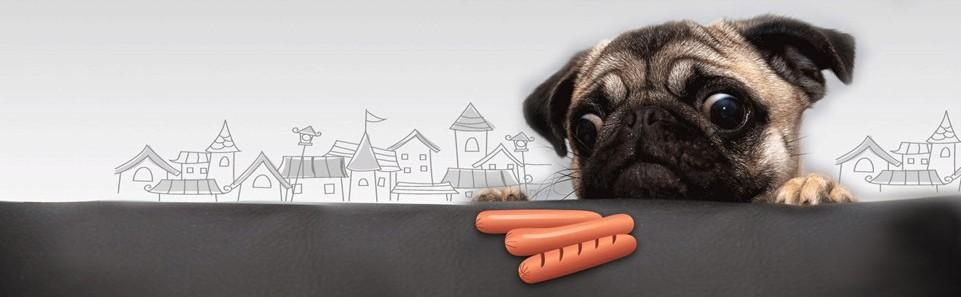
//> input picture Source1_1.bmp, 961 x 297 px
$ ./test3 ../Source1_1.bmp   (built with g++ and OpenCV 4)
//> lines starting //> are read from the running program, lines starting //| are printed output that depends on the picture
#include <opencv2/opencv.hpp>
#include <stdlib.h>
#include <stdio.h>
#include <iostream>
using namespace cv;
using namespace std;
Mat src, src_gray;
Mat dst, detected_edges;
int edgeThresh = 1;
int lowThreshold;
int const max_lowThreshold = 200;
int ratio = 3;
int kernel_size = 3;
const char *window_name = "Edge Map";
static void CannyThreshold(int, void *)
{

    Canny(src_gray, detected_edges, lowThreshold, lowThreshold * ratio, kernel_size);
    dst = Scalar::all(0);
    src.copyTo(dst, detected_edges);
    imshow(window_name, dst);
}
int main(int, char **argv)
{

    src = imread(argv[1], CV_LOAD_IMAGE_COLOR);
//> src is the input picture: 297 rows x 961 cols, CV_8UC3; mean B, G, R 148.7, 150.5, 156.5
    if (!src.data)
    {
        return -1;
    }
    dst.create(src.size(), src.type());
    cvtColor(src, src_gray, CV_BGR2GRAY);
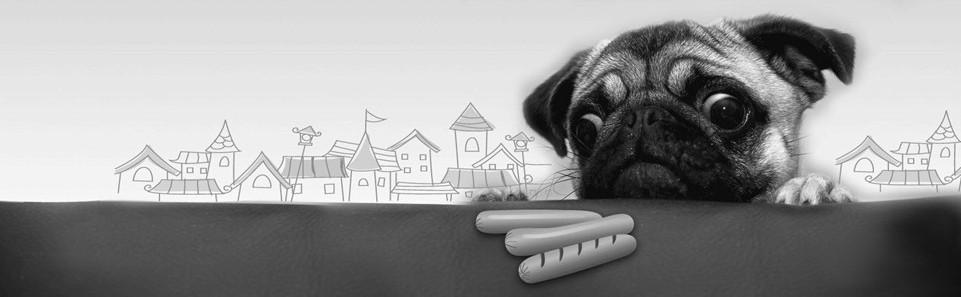
//> src_gray: 297 rows x 961 cols, CV_8UC1; min 1, max 255, mean 152
    namedWindow(window_name, CV_WINDOW_AUTOSIZE);
    createTrackbar("Min Threshold:", window_name, &lowThreshold, max_lowThreshold, CannyThreshold);
    CannyThreshold(0, 0);
//> in CannyThreshold, `Canny(src_gray, detected_edges, lowThreshold, lowThreshold * ratio, ke..`:
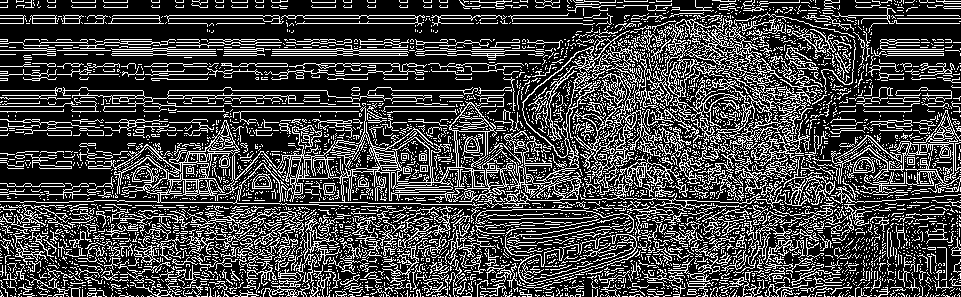
//> detected_edges: 297 rows x 961 cols, CV_8UC1; 26.3% white in thin lines or dots
//> in CannyThreshold, `src.copyTo(dst, detected_edges);`:
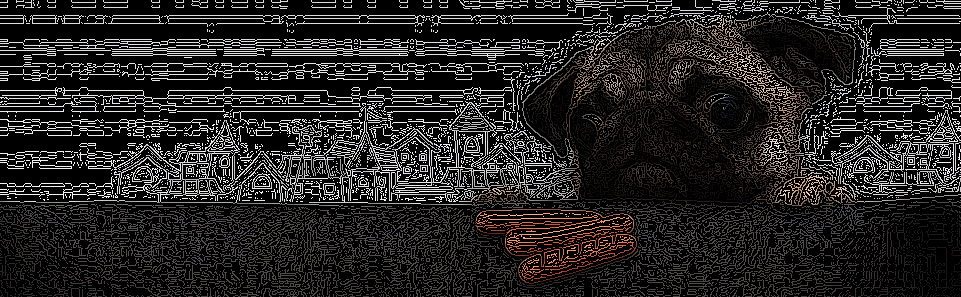
//> dst: 297 rows x 961 cols, CV_8UC3; mean B, G, R 35.8, 36.4, 38.3
    waitKey(0);
    return 0;
}

$ run again, on Source1_3.bmp
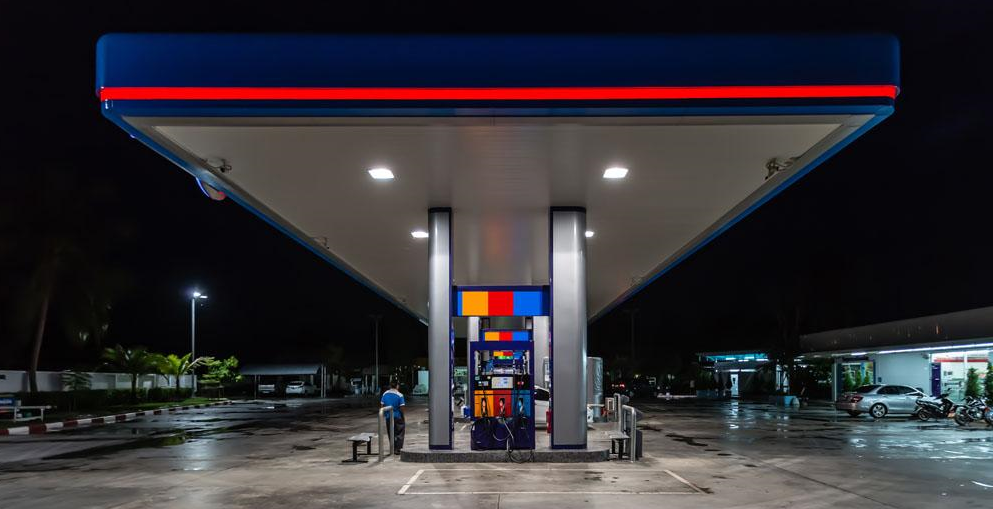
//> input picture Source1_3.bmp, 993 x 509 px
//> src is the input picture: 509 rows x 993 cols, CV_8UC3; mean B, G, R 52.4, 47.2, 50.4
//> in CannyThreshold, `Canny(src_gray, detected_edges, lowThreshold, lowThreshold * ratio, ke..`:
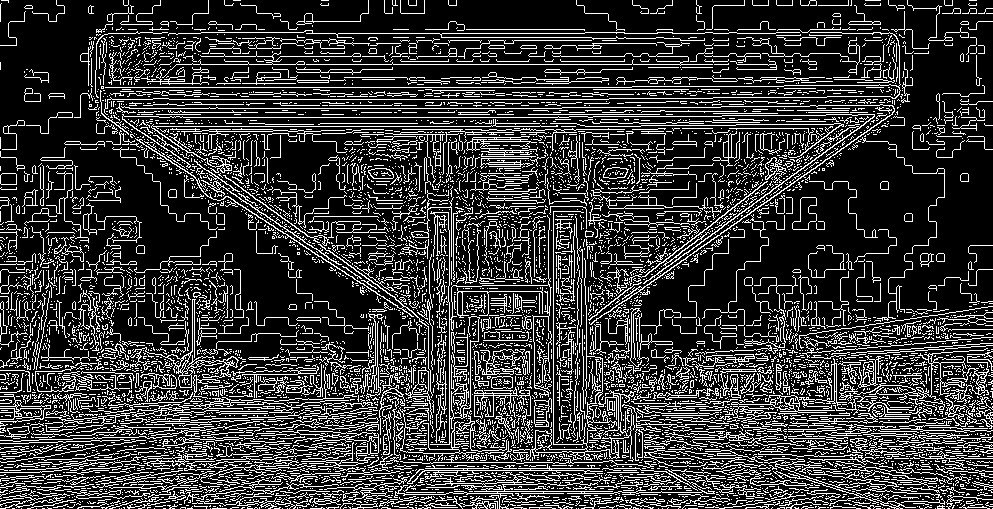
//> detected_edges: 509 rows x 993 cols, CV_8UC1; 21.7% white in thin lines or dots
//> in CannyThreshold, `src.copyTo(dst, detected_edges);`:
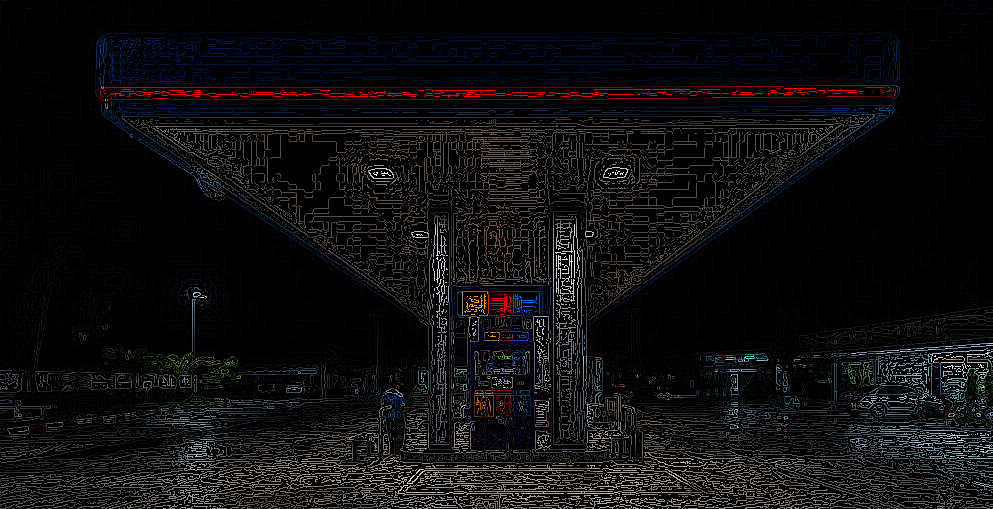
//> dst: 509 rows x 993 cols, CV_8UC3; mean B, G, R 14.3, 13.3, 14
